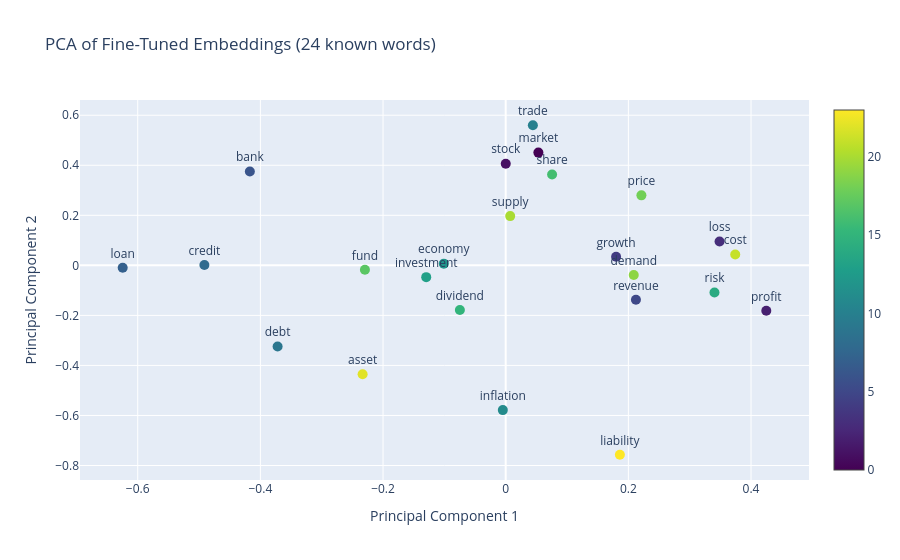

The notebook cell saved with this chart:
### Markdown cell above
## 6) PCA: Visualize Vectors for at Least 20 Known Words
This section extracts token embeddings from the fine-tuned model and projects them to 2D using PCA.

### Code cell
known_words = [
    "market", "stock", "profit", "loss", "growth", "revenue", "bank", "loan", "credit", "debt",
    "trade", "inflation", "economy", "investment", "risk", "dividend", "share", "fund", "price", "demand",
    "supply", "cost", "asset", "liability"
]

embedding_layer = model.get_input_embeddings().weight.detach().cpu().numpy()

word_vectors = []
valid_words = []

for word in known_words:
    tokens = tokenizer.tokenize(word)
    token_ids = tokenizer.convert_tokens_to_ids(tokens)
    token_ids = [tid for tid in token_ids if tid != tokenizer.unk_token_id]

    if len(token_ids) == 0:
        continue

    # Average subword vectors to represent the whole word.
    vec = embedding_layer[token_ids].mean(axis=0)
    word_vectors.append(vec)
    valid_words.append(word)

X = np.array(word_vectors)
X_centered = X - X.mean(axis=0, keepdims=True)

# PCA via eigen decomposition of covariance matrix (no sklearn dependency).
cov = np.cov(X_centered, rowvar=False)
eigvals, eigvecs = np.linalg.eigh(cov)
principal_axes = eigvecs[:, -2:]
vec_2d = X_centered @ principal_axes

fig_pca = go.Figure(data=go.Scatter(
    x=vec_2d[:, 0],
    y=vec_2d[:, 1],
    mode="markers+text",
    text=valid_words,
    textposition="top center",
    marker=dict(size=10, color=list(range(len(valid_words))), colorscale="Viridis", showscale=True)
))
fig_pca.update_layout(
    title=f"PCA of Fine-Tuned Embeddings ({len(valid_words)} known words)",
    xaxis_title="Principal Component 1",
    yaxis_title="Principal Component 2"
)
fig_pca.show()

print("Words used for PCA:", len(valid_words))
print(valid_words)

### Figure 1 — Plotly figure (JSON) as saved in the notebook; plotly's stock layout.template omitted (floating-point values rounded to 4 significant figures)
{"data": [{"marker": {"color": [0, 1, 2, 3, 4, 5, 6, 7, 8, 9, 10, 11, 12, 13, 14, 15, 16, 17, 18, 19, 20, 21, 22, 23], "colorscale": [[0, "#440154"], [0.1111, "#482878"], [0.2222, "#3e4989"], [0.3333, "#31688e"], [0.4444, "#26828e"], [0.5556, "#1f9e89"], [0.6667, "#35b779"], [0.7778, "#6ece58"], [0.8889, "#b5de2b"], [1, "#fde725"]], "showscale": true, "size": 10}, "mode": "markers+text", "text": ["market", "stock", "profit", "loss", "growth", "revenue", "bank", "loan", "credit", "debt", "trade", "inflation", "economy", "investment", "risk", "dividend", "share", "fund", "price", "demand", "supply", "cost", "asset", "liability"], "textposition": "top center", "type": "scatter", "x": [0.05328, 9.456e-05, 0.4249, 0.3487, 0.18, 0.2123, -0.4171, -0.6245, -0.4913, -0.3719, 0.0443, -0.004663, -0.1009, -0.1296, 0.3404, -0.07473, 0.07562, -0.2295, 0.2213, 0.2088, 0.007329, 0.3742, -0.2333, 0.1862], "y": [0.4507, 0.4064, -0.1815, 0.09569, 0.0342, -0.1375, 0.3752, -0.009884, 0.001135, -0.3245, 0.56, -0.5785, 0.006899, -0.04705, -0.1083, -0.1782, 0.3629, -0.01762, 0.2798, -0.03832, 0.1969, 0.04339, -0.4349, -0.757]}], "layout": {"title": {"text": "PCA of Fine-Tuned Embeddings (24 known words)"}, "xaxis": {"title": {"text": "Principal Component 1"}}, "yaxis": {"title": {"text": "Principal Component 2"}}}}
